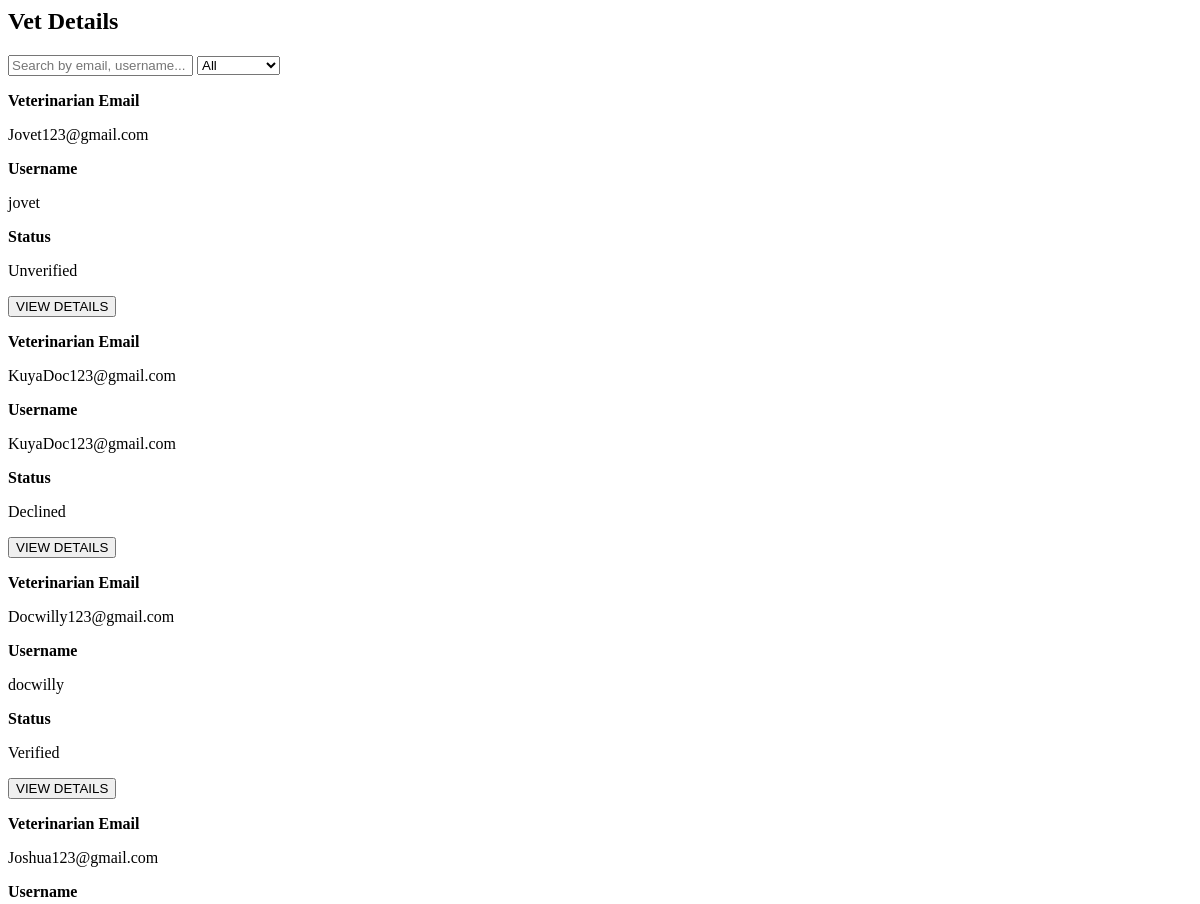
/lgupages/vetId.php (upper part), run on an earlier commit of the app's database.
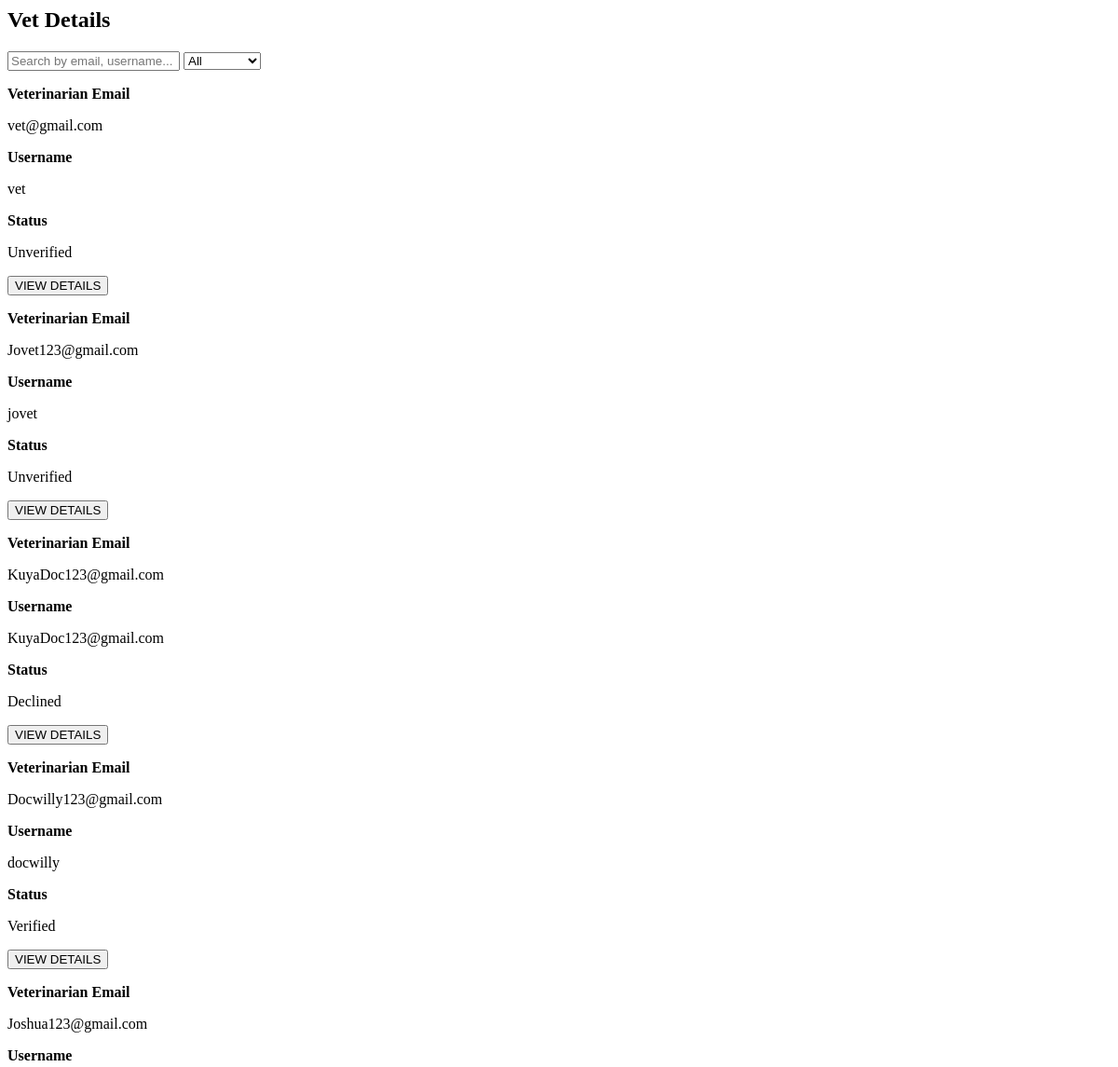
And on a later commit of the database.
### tables this page shows
CREATE TABLE `users` (
  `UserID` int(11) NOT NULL,
  `Name` varchar(60) DEFAULT NULL,
  `Bio` text DEFAULT NULL,
  `Username` varchar(255) NOT NULL,
  `Gender` varchar(60) NOT NULL,
  `Email` varchar(255) NOT NULL,
  `Password` varchar(255) NOT NULL,
  `ProfilePic` varchar(255) DEFAULT NULL,
  `BirthDate` date DEFAULT NULL,
  `Contact` varchar(60) DEFAULT NULL,
  `Address` longtext DEFAULT NULL,
  `Link_address` longtext DEFAULT NULL,
  `Role` varchar(255) NOT NULL DEFAULT 'pet_owner',
  `license_proof` varchar(255) DEFAULT NULL,
  `otp_code` varchar(10) DEFAULT NULL,
  `otp_expiry` datetime DEFAULT NULL,
  `status` int(11) NOT NULL COMMENT '0=unverified,1=verified,2=deleted'
);

### api/config/dbconnect.php (called while the page is built, shortened)
<?php
class db_connect
{
    public $host = db_host;
    public $user = db_user;
    public $pass = db_pass;
    public $name = db_name;
    public function connect()
    {
        try {
            $this->conn = new mysqli($this->host, $this->user, $this->pass, $this->name);
        } catch (\Throwable $th) {
            header("Location:setup.php");
        }
    }
}
?>

### api/config/class.php (called while the page is built, shortened)
<?php
include ('dbconnect.php');
class global_class extends db_connect
{
    public function fetch_all_vet()
    {
        $query = $this->conn->prepare("SELECT * from users where Role='vet' ORDER BY `UserID` DESC ");
        if ($query->execute()) {
            $result = $query->get_result();
            return $result;
        }
    }
}

### lgupages/vetId.php (the view, shortened to what this page needs)
<section>
    <h1 class="heading">Vet Details</h1>
    <div class="search-sort-container">
        <input type="text" id="searchBox" placeholder="Search by email, username...">
        <select id="statusFilter">
            <option value="all">All</option>
        </select>
    </div>
    <div class="approval-list">
        <?php
        $db = new global_class();
        $status = "accept_by_vet";
        $fetch_vets = $db->fetch_all_vet($status);
        if (mysqli_num_rows($fetch_vets) > 0):
            foreach ($fetch_vets as $vet):
                $status = "Unverified";
                if($vet['status'] == '1') {
                    $status = "Verified";
                } elseif($vet['status'] == '2') {
                    $status = "Declined";
                }
        ?>
        <div class="approval-card" data-status="<?= $status ?>">
            <div class="approval-info">
                <div class="approval-details">
                    <p><strong>Veterinarian Email</strong></p>
                    <p><?= $vet['Email'] ?></p>
                </div>
                <div class="approval-details">
                    <p><strong>Username</strong></p>
                    <p><?= $vet['Username'] ?></p>
                </div>
                <div class="approval-details">
                    <p><strong>Status</strong></p>
                    <p><?= $status ?></p>
                </div>
            </div>
            <div class="actions">
                <button class="approval-view-details"
                    data-vet-UserID="<?= $vet['UserID'] ?>"
                    data-vet-email="<?= $vet['Email'] ?>"
                    data-vet-username="<?= $vet['Username'] ?>"
                    data-vet-license_proof="<?= $vet['license_proof'] ?>"
                >VIEW DETAILS</button>
            </div>
        </div>
        <?php
            endforeach;
        ?>
        <?php else: ?>
            <tr>
                <td colspan="5" class="p-2">No record found.</td>
            </tr>
        <?php endif; ?>
    </div>
</section>

What changed in the data, as far as the page shows it:
added users: Email "vet@gmail.com", Username "vet", status "Unverified"
